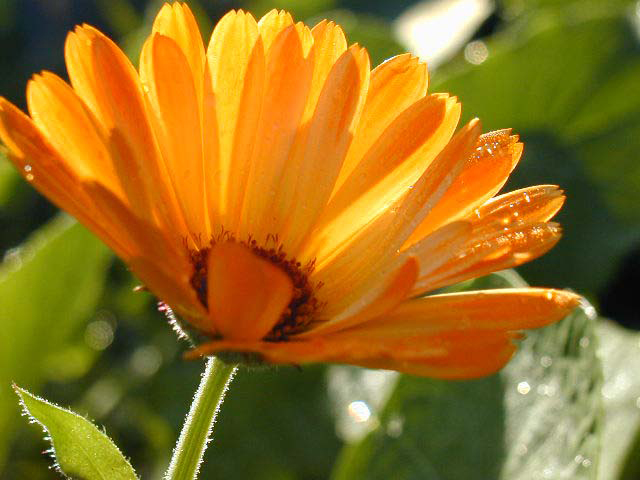
#> input picture imgProcessing/morphologicalTransformations/plant.jpg, 640 x 480 px
$ python dilation.py
#> lines starting #> are read from the running program, lines starting #| are printed output that depends on the picture
import cv2
import numpy as np

img = cv2.imread("plant.jpg",0)
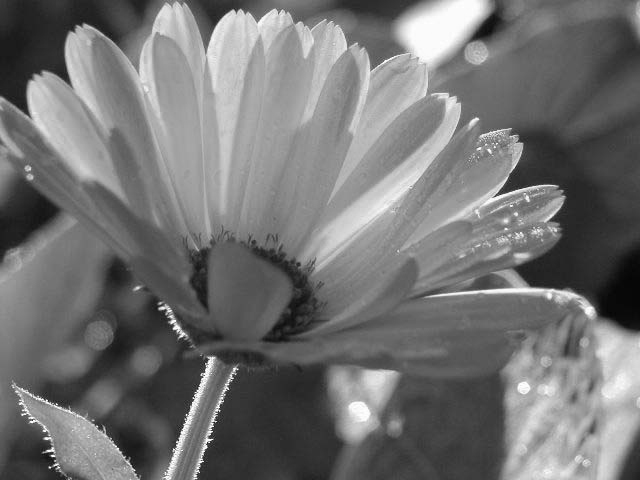
#> img: shape (480, 640); min 5, max 255, mean 114.9
kernel = np.ones((5,5),np.uint8)
dilation = cv2.dilate(img,kernel,iterations = 1)
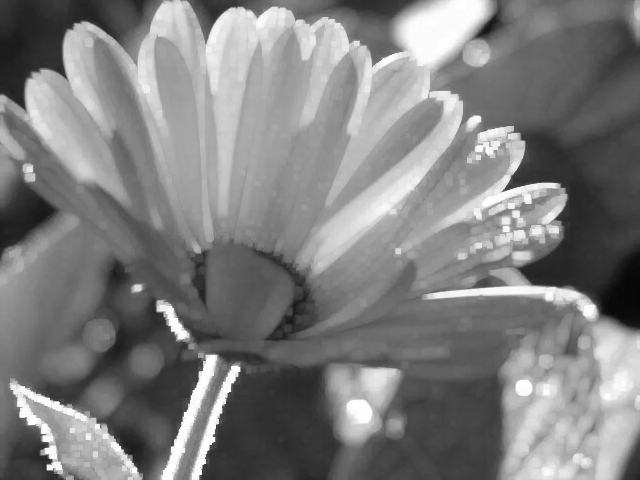
#> dilation: shape (480, 640); min 7, max 255, mean 127.2

cv2.imshow("dilation",dilation)
cv2.waitKey(0)
cv2.destroyAllWindows()
